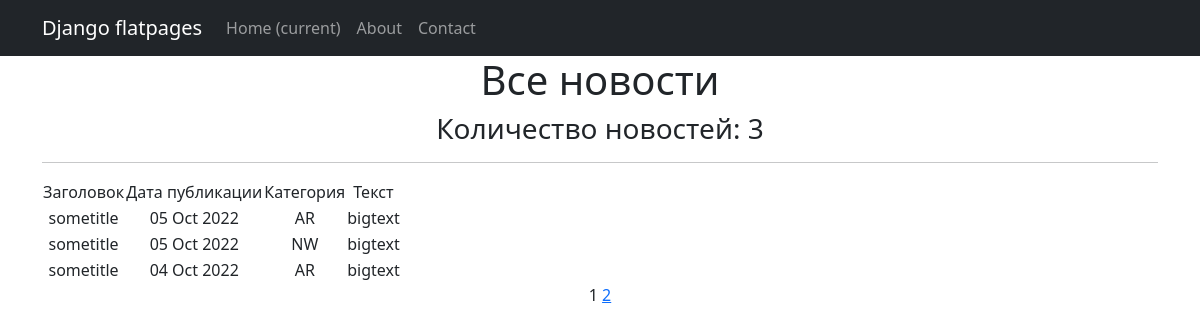
Before: /news/ with the older database file.
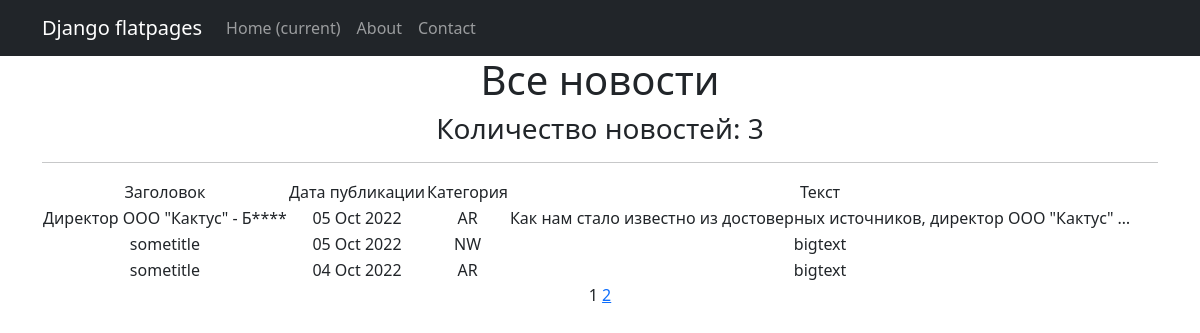
After: the same page with the newer database file.
### newsapp/models.py (models this page shows, shortened)
class Post(models.Model):
    author = models.ForeignKey(Author, on_delete=models.CASCADE)
    NEWS = 'NW'
    ARTICLE = 'AR'
    CATEGORY_CHOICES = (
        (NEWS, 'Новость'),
        (ARTICLE, 'Статья')
    )
    categoryType = models.CharField(max_length=2, choices=CATEGORY_CHOICES, default=ARTICLE)
    dateCreation = models.DateTimeField(auto_now_add=True)
    postCategory = models.ManyToManyField(Category, through="PostCategory")
    title = models.CharField(max_length=128)
    text = models.TextField()
    rating = models.SmallIntegerField(default=0)

### newsapp/views.py (the view)
# urls.py: path('', PostsList.as_view(), name='post_list'),
class PostsList(ListView):
    model = Post
    ordering = '-dateCreation'
    template_name = 'news.html'
    context_object_name = 'news'
    paginate_by = 3
    def get_context_data(self, **kwargs):
        context = super().get_context_data(**kwargs)
        context['time_now'] = datetime.utcnow()
        context['number_of_news'] = "Количество новостей:"
        return context

### newsapp/templatetags/custom_filters.py (called while the page is built)
@register.filter()
def censor(value):
   bad_words = ('редиска', 'баран', 'моргалы')
   if not isinstance(value, str):
      raise TypeError(f"unresolved type '{type(value)}' expected  type 'str'")
   for word in value.split():
      if word.lower().strip(',') in bad_words:
         value = value.replace(word, f"{word[0]}{'*' * (len(word) - 1)}")
   return value

### newsapp/templatetags/custom_tags.py (called while the page is built)
@register.simple_tag(takes_context=True)
def url_replace(context, **kwargs):
   d = context['request'].GET.copy()
   for k, v in kwargs.items():
       d[k] = v
   return d.urlencode()

### templates/news.html (shortened to what this page needs)
{% extends 'flatpages/default.html' %}
{% load custom_filters %}
{% load custom_tags %}
{% block content %}
<h1>Все новости</h1>
<h3> {{ number_of_news|default_if_none:"Количество новостей:" }} {{ news|length }} </h3>
<hr>
{% if news %}
       <table>
           <tr>
               <td>Заголовок</td>
               <td>Дата публикации</td>
               <td>Категория</td>
               <td>Текст</td>
           </tr>
         {% for news in news %}
         <tr>
            <td>{{ news.title|censor }}</td>
            <td>{{ news.dateCreation|date:'d M Y'}}</td>
            <td>{{ news.categoryType }}</td>
            <td>{{ news.text|truncatewords:10|censor }}</td>
             <td>
                </td>
         </tr>
         {% endfor %}
      </table>
   {% else %}
      <h2>Новостей нет!</h2>
   {% endif %}
{{ page_obj.number }}
{% if page_obj.has_next %}
       <a href="?{% url_replace page=page_obj.next_page_number %}">{{ page_obj.next_page_number }}</a>
{% endif %}
{% endblock content %}

Changed rows visible on the page:
changed Post: title|censor "sometitle" → "Директор ООО \"Кактус\" - Б****"; text|censor "bigtext" → "Как нам стало известно из достоверных источников, директор ООО \"Кактус\" …"
